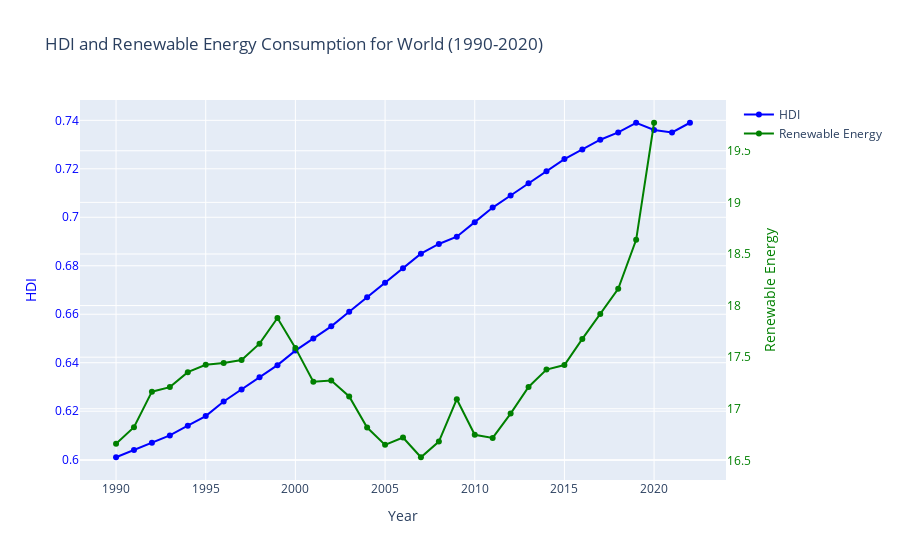

Write notebook code for a chart like this one.
### Markdown cell above
## Argument 2: Toename van HDI zorgt voor een toename aan verduurzaming

We zien dat in de afgelopen jaren de wereldwijde HDI lineair is gestegen, terwijl het aantal hernieuwbare energieen vanaf 2010 exponentieel is toegenomen. 
Deze exponentiele toename aan hernieuwbare energieen laat zien dat we sinds kort het belang van het klimaat inzien en als gevolg ons meer bezig houden met het verduurzamen van energiebronnen.

### Code cell
%run hdi_renewables.ipynb

### Figure 1 — Plotly figure (JSON) as saved in the notebook; plotly's stock layout.template omitted (floating-point values rounded to 4 significant figures)
{"data": [{"line": {"color": "blue"}, "mode": "markers+lines", "name": "HDI", "type": "scatter", "x": [1990, 1991, 1992, 1993, 1994, 1995, 1996, 1997, 1998, 1999, 2000, 2001, 2002, 2003, 2004, 2005, 2006, 2007, 2008, 2009, 2010, 2011, 2012, 2013, 2014, 2015, 2016, 2017, 2018, 2019, 2020, 2021, 2022], "y": [0.601, 0.604, 0.607, 0.61, 0.614, 0.618, 0.624, 0.629, 0.634, 0.639, 0.645, 0.65, 0.655, 0.661, 0.667, 0.673, 0.679, 0.685, 0.689, 0.692, 0.698, 0.704, 0.709, 0.714, 0.719, 0.724, 0.728, 0.732, 0.735, 0.739, 0.736, 0.735, 0.739]}, {"line": {"color": "green"}, "mode": "markers+lines", "name": "Renewable Energy", "type": "scatter", "x": [1990, 1991, 1992, 1993, 1994, 1995, 1996, 1997, 1998, 1999, 2000, 2001, 2002, 2003, 2004, 2005, 2006, 2007, 2008, 2009, 2010, 2011, 2012, 2013, 2014, 2015, 2016, 2017, 2018, 2019, 2020, 2021, 2022], "y": [16.66, 16.82, 17.17, 17.21, 17.35, 17.43, 17.44, 17.47, 17.63, 17.88, 17.59, 17.26, 17.27, 17.12, 16.82, 16.65, 16.72, 16.53, 16.68, 17.09, 16.75, 16.72, 16.95, 17.21, 17.38, 17.42, 17.68, 17.92, 18.16, 18.64, 19.77, null, null], "yaxis": "y2"}], "layout": {"autosize": true, "title": {"text": "HDI and Renewable Energy Consumption for World (1990-2020)"}, "xaxis": {"autorange": true, "range": [1988.0, 2024.0], "title": {"text": "Year"}, "type": "linear"}, "yaxis": {"autorange": true, "range": [0.5896, 0.7504], "tickfont": {"color": "blue"}, "title": {"font": {"color": "blue"}, "text": "HDI"}, "type": "linear"}, "yaxis2": {"autorange": true, "overlaying": "y", "range": [16.26, 20.04], "side": "right", "tickfont": {"color": "green"}, "title": {"font": {"color": "green"}, "text": "Renewable Energy"}, "type": "linear"}}}
